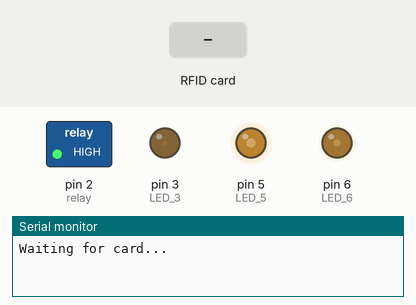
A sketch run on a simulated Arduino Uno, built with avr-gcc and run on an emulated ATmega328P. Parts: switched loads named in the sketch (green lamp = pin HIGH), output pins drawn as LEDs (lit = HIGH), the last lines printed to the serial monitor. Inputs (shaded band) come from the test bench. Pins used as bus, display or sensor lines are not drawn.

Above: at 0.08 s.
At 1.23 s:
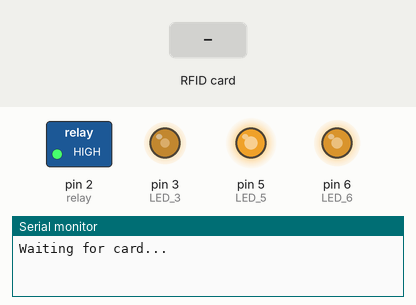
1.3 s: RFID card 5E 7A 19 C4 held to the reader
At 1.74 s:
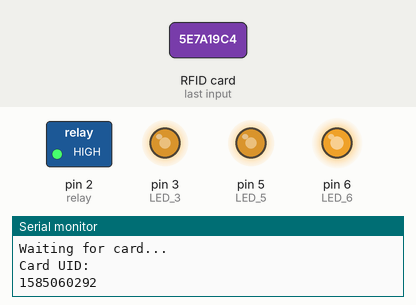
Timing chart, 0 to 13.3 s (numbered marks = the images above; inputs shaded):
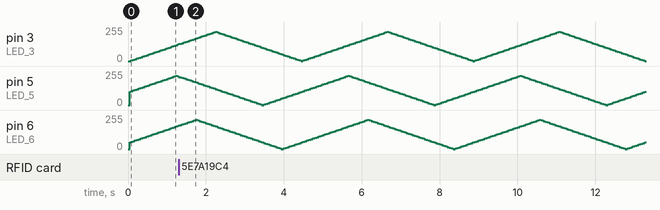

The sketch:

cube.ino
```cpp
#include <SPI.h>
#include <MFRC522.h>
#define SS_PIN 10
#define RST_PIN 9
MFRC522 mfrc522(SS_PIN, RST_PIN);
unsigned long uidDec, uidDecTemp;  // для храниения номера метки в десятичном формате
const int relay = 2; // PIN D2 --> RELAY

long previousMillis = 0;
long interval = 45;

const int LED_3 = 3;
const int LED_5 = 5;
const int LED_6 = 6;

int brightness_1 = 0; // яркость светодиода
int brightness_2 = 100; // яркость светодиода
int brightness_3 = 50; // яркость светодиода
int fadeAmount = 5; // на сколько увеличить яркость светодиода
int fadeAmount_2 = 5;
int fadeAmount_3 = 5;


void setup() {
  Serial.begin(9600);
  Serial.println("Waiting for card...");
  SPI.begin();
  mfrc522.PCD_Init();     // Init MFRC522 card.
  pinMode(relay,OUTPUT);
  digitalWrite(relay,HIGH); // OFF relay

  pinMode(LED_3, OUTPUT);
  pinMode(LED_5, OUTPUT);
  pinMode(LED_6, OUTPUT);
}


void loop() {
  unsigned long currentMillis = millis();
  //1
  analogWrite(LED_3, brightness_1);
  //2
  analogWrite(LED_5, brightness_2);
  //3
  analogWrite(LED_6, brightness_3);

  //проверяем не прошел ли нужный интервал, если прошел то
  if(currentMillis - previousMillis > interval) {
    // сохраняем время последнего переключения
    previousMillis = currentMillis;
    brightness_1 = brightness_1 + fadeAmount;
    brightness_2 = brightness_2 + fadeAmount_2;
    brightness_3 = brightness_3 + fadeAmount_3;

    if (brightness_1 == 0 || brightness_1 == 220) {
      fadeAmount = -fadeAmount;
    }

    if (brightness_2 == 0 || brightness_2 == 220) {
      fadeAmount_2 = -fadeAmount_2;
    }

    if (brightness_3 == 0 || brightness_3 == 220) {
      fadeAmount_3 = -fadeAmount_3;
    }

  } // delay $interval

  // Поиск новой метки
  if ( ! mfrc522.PICC_IsNewCardPresent()) {
    return;
  }
  // Выбор метки
  if ( ! mfrc522.PICC_ReadCardSerial()) {
    return;
  }
  uidDec = 0;
  // Выдача серийного номера метки.
  for (byte i = 0; i < mfrc522.uid.size; i++)
  {
    uidDecTemp = mfrc522.uid.uidByte[i];
    uidDec = uidDec * 256 + uidDecTemp;
  }
  Serial.println("Card UID: ");
  Serial.println(uidDec); // Выводим UID метки в консоль.

  if ((uidDec == 444860938) || (uidDec == 3698081641) || (uidDec == 3603377946)) // Сравниваем Uid метки, ЕСЛИ он равен заданому ТО реле вкл.
  {
    digitalWrite(relay,LOW);
    brightness_1 = 0;
    brightness_2 = 0;
    brightness_3 = 0;
    analogWrite(LED_3, brightness_1);
    analogWrite(LED_5, brightness_2);
    analogWrite(LED_6, brightness_3);

    delay(10000); // пауза 3 сек и реле выкл.
    digitalWrite(relay,HIGH);
  }
}
```
